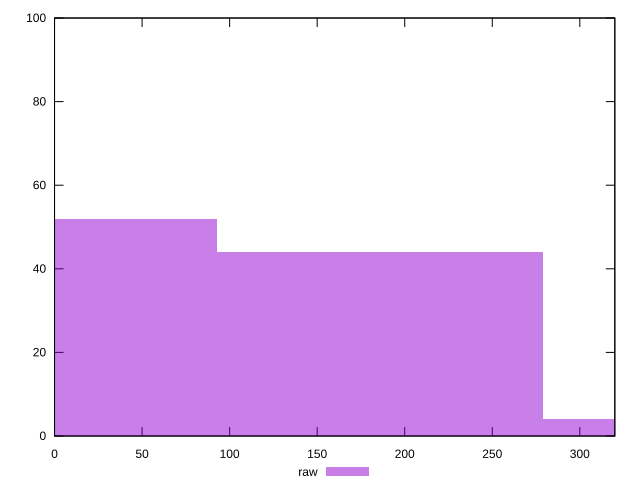

Generate this figure with gnuplot:
reset

$raw <<EOF
186.01434281066923 44
0 52
372.02868562133847 4
EOF

set key outside below
set boxwidth 186.01434281066923
set xrange [0:320]
set yrange [0:100]
set trange [0:100]
set style fill transparent solid 0.5 noborder
set terminal svg size 640, 490 enhanced background rgb 'white'
set output "reprap/uses-http2/samples/pages+cached+noexternal/raw/histogram.svg"

plot $raw title "raw" with boxes

reset
